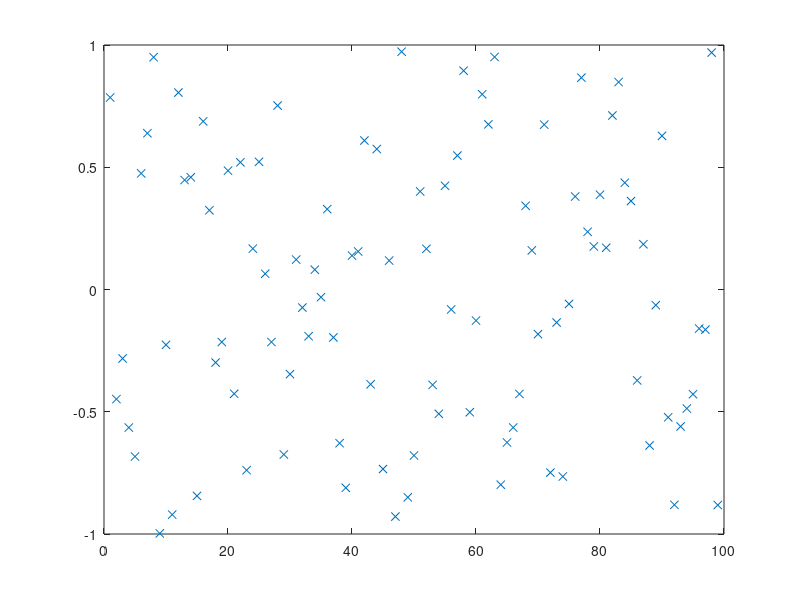

Recreate this plot in MATLAB. (Note: this script raises an error after producing the figure.)
% script <a href="matlab:RC_BlockInsertionSortTest">RC_BlockInsertionSortTest</a>
% Test <a href="matlab:help RC_BlockInsertionSort">RC_BlockInsertionSort</a> on a random set of data.
% Renaissance Codebase, https://github.com/tbewley/RC/NRchap07
% Copyright 2023 by Thomas Bewley, distributed under BSD 3-Clause License. 

n=99; D=2*rand(n,1)-1; close all,    plot(D(:,1),'x'), pause(0.1)
[D,index]=RC_BlockInsertionSort(D,1,n); plot(D(:,1),'x')

% end script RC_BlockInsertionSortTest
